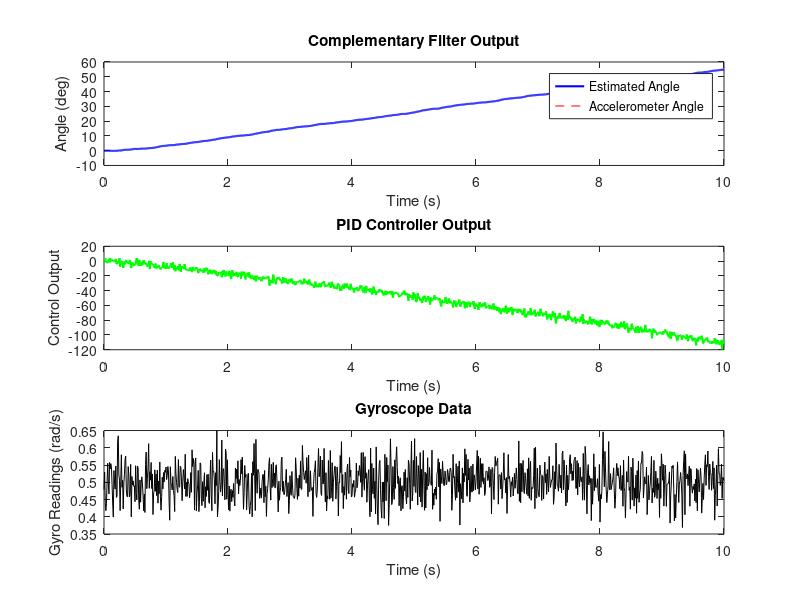

MATLAB code to generate this figure:
% Complementary Filter and PID Controller in MATLAB

clear;
clc;

% Simulation Parameters
dt = 0.01;  % Sampling time (100 Hz)
t = 0:dt:10;  % 10 seconds simulation
n = length(t);

% Sensor Data (Simulated)
gyro_z = 0.5 + 0.05 * randn(1, n);  % Simulated gyroscope readings (rad/s)
acc_x = sin(0.1 * t) + 0.05 * randn(1, n);  % Simulated accelerometer x-axis
acc_y = cos(0.1 * t) + 0.05 * randn(1, n);  % Simulated accelerometer y-axis

% Complementary Filter Parameters
alpha = 0.98;  % Gyro weight (0.98) and accelerometer weight (0.02)
theta = zeros(1, n);  % Estimated angle

% PID Controller Parameters
Kp = 1.5;  % Proportional gain
Ki = 0.1;  % Integral gain
Kd = 0.5;  % Derivative gain
integral = 0;
prev_error = 0;

% Target angle (setpoint)
target_angle = 0;  

% Control output
control_output = zeros(1, n);

for i = 2:n
    % Angle estimation from accelerometer
    acc_angle = atan2(acc_x(i), acc_y(i)) * (180 / pi);
    
    % Angle estimation from gyroscope
    gyro_angle = theta(i-1) + gyro_z(i) * dt;
    
    % Complementary Filter
    theta(i) = alpha * gyro_angle + (1 - alpha) * acc_angle;
    
    % PID Controller
    error = target_angle - theta(i);
    integral = integral + error * dt;
    derivative = (error - prev_error) / dt;
    control_output(i) = Kp * error + Ki * integral + Kd * derivative;
    prev_error = error;
end

% Plot Results
figure;
subplot(3,1,1);
plot(t, theta, 'b', 'LineWidth', 1.5);
hold on;
plot(t, acc_angle, 'r--');
legend('Estimated Angle', 'Accelerometer Angle');
xlabel('Time (s)');
ylabel('Angle (deg)');
title('Complementary Filter Output');

subplot(3,1,2);
plot(t, control_output, 'g', 'LineWidth', 1.5);
xlabel('Time (s)');
ylabel('Control Output');
title('PID Controller Output');

subplot(3,1,3);
plot(t, gyro_z, 'k');
xlabel('Time (s)');
ylabel('Gyro Readings (rad/s)');
title('Gyroscope Data');
